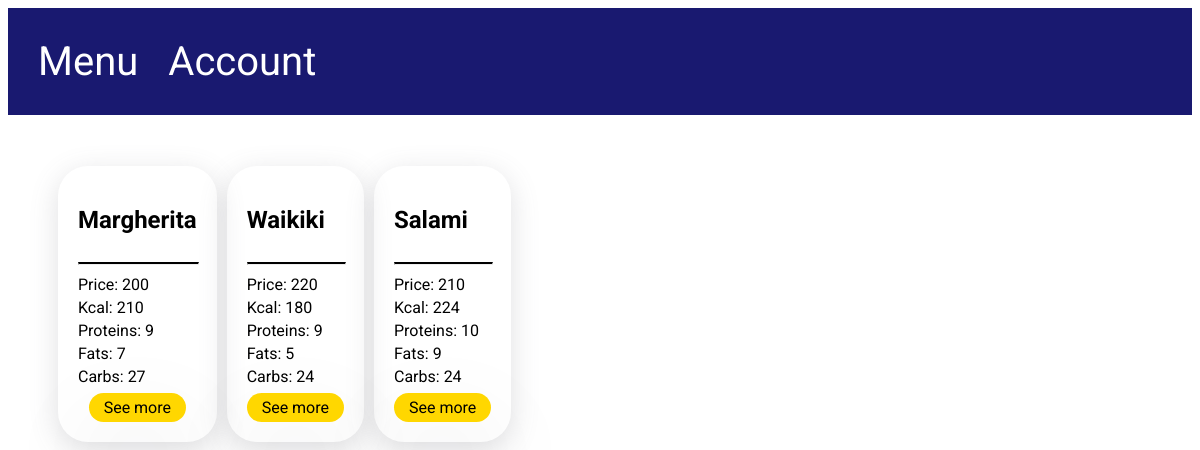
/menu/Pizza, run on the app's committed database.
### models.py (models this page shows, shortened)
class Dish(Base):
    __tablename__ = "dish"
    id = Column(String(120), primary_key=True, unique=True)
    dish_name = Column(String(50), unique=True, nullable=False)
    price = Column(Integer, nullable=False)
    description = Column(String(255), nullable=False)
    is_available = Column(Integer, nullable=False)
    category_id = Column(Integer, ForeignKey("category.id"), nullable=False)
    photo = Column(String(120), nullable=False)
    kcal = Column(Integer, nullable=False)
    proteins = Column(Integer, nullable=False)
    fats = Column(Integer, nullable=False)
    carbs = Column(Integer, nullable=False)
    category = relationship("Category", back_populates="dish")
    dish_rate = relationship("DishRate", back_populates="dish")
    ordered_dish = relationship("OrderedDish", back_populates="dish")

### app.py (the view)
@app.route('/menu/<category_name>', methods=['GET'])
def menu_category(category_name: str):  # Alchemy
    database.init_db()
    category = database.db_session.query(Dish).join(Category).where(Category.category_name == category_name,
                                                                    Dish.is_available == 1).all()
    if category:
        return render_template("category.html", category=category)
    else:
        return app.redirect("/menu")

### database.py (called while the page is built)
def init_db():
    import models
    Base.metadata.create_all(bind=engine)

### templates/category.html (shortened to what this page needs)
{% extends 'base.html' %}
{% block content %}
    <div class="container user_addresses">
        {% for dish in category %}
            <div class="content-holder orders menu">
                <h2>{{ dish.dish_name }}</h2>
                <hr class="line">
                <p>Price: {{ dish.price }}</p>
                <p>Kcal: {{ dish.kcal }}</p>
                <p>Proteins: {{ dish.proteins }}</p>
                <p>Fats: {{ dish.fats }}</p>
                <p>Carbs: {{ dish.carbs }}</p>
                <a href="/menu/{{ dish.category.category_name }}/{{ dish.id }}"> See more </a>
            </div>
        {% endfor %}
    </div>
{% endblock %}

### static/css/style.css (style rules this page uses)
body { font-family: 'Roboto', sans-serif; }
.container { padding: 30px 50px 30px 50px; }
.content-holder { display: flex; flex-direction: column; border-radius: 30px; padding: 20px; box-shadow: rgba(100, 100, 111, 0.2) 0px 7px 29px 0px; }
.line { border-top: 2px solid black; width: 100% }
.orders p { margin-top: 2px; margin-bottom: 2px; }
.user_addresses { display: flex; align-items: center; gap: 10px; }
.menu a { color: black; width: fit-content; align-self: center; background-color: gold; padding: 5px 15px 5px 15px; margin-top: 5px; text-decoration: none; border-radius: 45px; box-shadow: rgba(17, 12, 46, 0.15) 0px 48px 100px 0px; }

### data on the page
Dish: dish_name "Margherita", price "200", kcal "210", proteins "9", fats "7", carbs "27"
Dish: dish_name "Waikiki", price "220", kcal "180", proteins "9", fats "5", carbs "24"
Dish: dish_name "Salami", price "210", kcal "224", proteins "10", fats "9", carbs "24"
